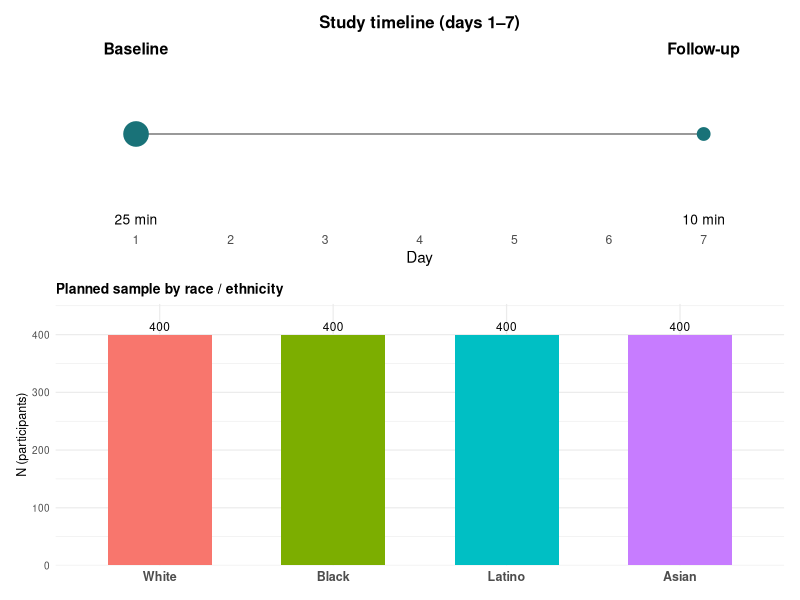

Write the R code that produced this figure.
## ---- chunk 1
#| paged-print: false
library(ggplot2)
library(patchwork)

# ---- Data ----
timeline_df <- data.frame(day = 1:7)

timeline_df$duration_min <- with(timeline_df,
  ifelse(day == 1, 25,
         ifelse(day == 7, 10, NA_real_))
)

timeline_df$session <- with(timeline_df,
  ifelse(day == 1, "Baseline",
         ifelse(day == 7, "Follow-up", NA_character_))
)
sample_counts <- data.frame(
  race = factor(c("White", "Black", "Latino", "Asian"),
                levels = c("White", "Black", "Latino", "Asian")),
  n = c(400, 400, 400, 400)
)

# ---- Compact theme base size for small output ----
base_size <- 9


p_timeline <- ggplot(timeline_df, aes(x = day, y = 1)) +
  # horizontal baseline from day 1 to 7
  geom_segment(aes(x = 1, xend = 7, y = 1, yend = 1),
               color = "gray60", size = 0.6) +

  # only plot points where duration_min is NOT NA
  geom_point(data = subset(timeline_df, !is.na(duration_min)),
             aes(size = duration_min),
             color = "#197278") +

  # label sessions (only for non-NA rows)
  geom_text(data = subset(timeline_df, !is.na(duration_min)),
            aes(label = session, y = 1.15),
            size = 4, fontface = "bold") +

  # label durations
  geom_text(data = subset(timeline_df, !is.na(duration_min)),
            aes(label = paste0(duration_min, " min"), y = 0.85),
            size = 3.5) +

  scale_x_continuous(breaks = 1:7, labels = 1:7, limits = c(0.5, 7.5)) +
  scale_size_continuous(range = c(4, 8), guide = "none") +

  labs(x = "Day", y = NULL, title = "Study timeline (days 1–7)") +
  theme_minimal() +
  theme(
    axis.text.y = element_blank(),
    axis.ticks = element_blank(),
    panel.grid = element_blank(),
    plot.title = element_text(size = 12, face = "bold",hjust = 0.5)
  )

# ---- Sample counts plot (compact) ----
p_counts <- ggplot(sample_counts, aes(x = race, y = n, fill = race)) +
  geom_col(width = 0.6, show.legend = FALSE) +
  geom_text(aes(label = n), vjust = -0.4, size = 3) +
  scale_y_continuous(expand = expansion(mult = c(0, 0.03)), limits = c(0, 440)) +
  labs(x = NULL, y = "N (participants)", title = "Planned sample by race / ethnicity") +
  theme_minimal(base_size = base_size) +
  theme(
    plot.title = element_text(size = base_size + 1, face = "bold"),
    axis.text.x = element_text(face = "bold", size = base_size),
    axis.title.y = element_text(size = base_size),
    plot.margin = margin(6, 6, 6, 6)
  )

# ---- Combine and save at 4 x 6 inches ----
combined <- p_timeline / p_counts + plot_layout(heights = c(0.9, 1.25))

combined
